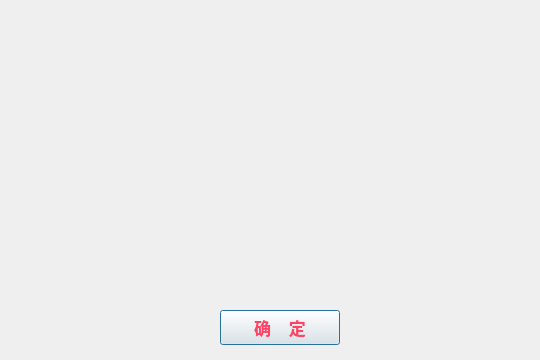
<?xml version="1.0" encoding="UTF-8"?>
<ui version="4.0">
 <class>g_trend</class>
 <widget class="QDialog" name="g_trend">
  <property name="geometry">
   <rect>
    <x>0</x>
    <y>0</y>
    <width>540</width>
    <height>360</height>
   </rect>
  </property>
  <property name="windowTitle">
   <string>G值走势</string>
  </property>
  <property name="windowIcon">
   <iconset resource="res.qrc">
    <normaloff>:/res/trend.png</normaloff>:/res/trend.png</iconset>
  </property>
  <property name="styleSheet">
   <string notr="true">border-image: url(:/res/back_ground_2.jpg);</string>
  </property>
  <widget class="MyButton" name="next">
   <property name="geometry">
    <rect>
     <x>220</x>
     <y>310</y>
     <width>120</width>
     <height>35</height>
    </rect>
   </property>
   <property name="minimumSize">
    <size>
     <width>120</width>
     <height>35</height>
    </size>
   </property>
   <property name="palette">
    <palette>
     <active>
      <colorrole role="ButtonText">
       <brush brushstyle="SolidPattern">
        <color alpha="255">
         <red>254</red>
         <green>67</green>
         <blue>101</blue>
        </color>
       </brush>
      </colorrole>
     </active>
     <inactive>
      <colorrole role="ButtonText">
       <brush brushstyle="SolidPattern">
        <color alpha="255">
         <red>254</red>
         <green>67</green>
         <blue>101</blue>
        </color>
       </brush>
      </colorrole>
     </inactive>
     <disabled>
      <colorrole role="ButtonText">
       <brush brushstyle="SolidPattern">
        <color alpha="255">
         <red>120</red>
         <green>120</green>
         <blue>120</blue>
        </color>
       </brush>
      </colorrole>
     </disabled>
    </palette>
   </property>
   <property name="font">
    <font>
     <family>微软雅黑</family>
     <pointsize>13</pointsize>
     <weight>75</weight>
     <bold>true</bold>
    </font>
   </property>
   <property name="text">
    <string>确    定</string>
   </property>
  </widget>
 </widget>
 <customwidgets>
  <customwidget>
   <class>MyButton</class>
   <extends>QPushButton</extends>
   <header>mybutton.h</header>
  </customwidget>
 </customwidgets>
 <resources>
  <include location="res.qrc"/>
 </resources>
 <connections/>
</ui>
